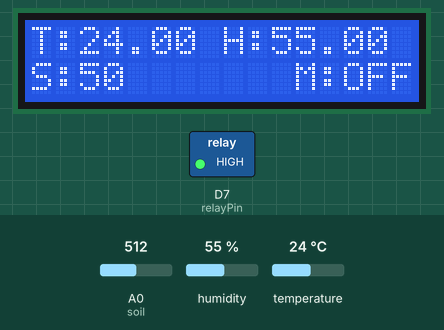
Recording of a sketch running on a simulated ESP8266 (NodeMCU). Parts: 16×2 character LCD, switched loads named in the sketch (green lamp = pin HIGH). The inputs (shaded band) are chosen by the test bench; at power-on: A0 (soil) = 512, humidity 55 %, temperature 24 °C. WiFi joins after 1.5 s; servers stay silent unless stated.

Above: at 6.1 s.
6.2 s: A0 (soil) set to 595
At 7.0 s:
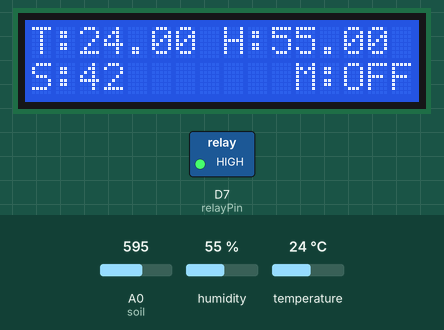
7.7 s: A0 (soil) set to 626
At 8.2 s:
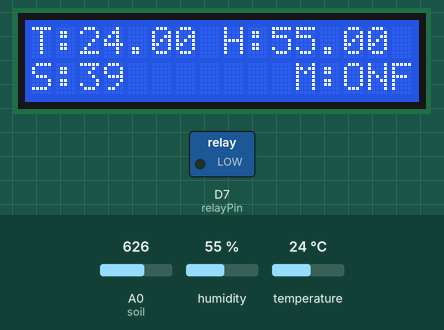
9.2 s: humidity set to 22 %
At 10.1 s:
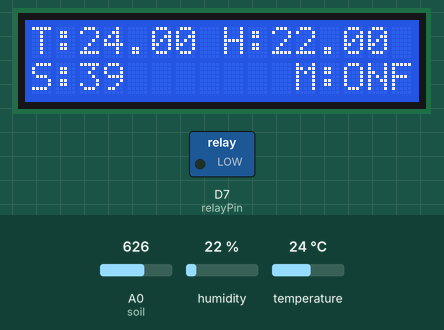
10.7 s: temperature set to 12 °C
At 11.7 s:
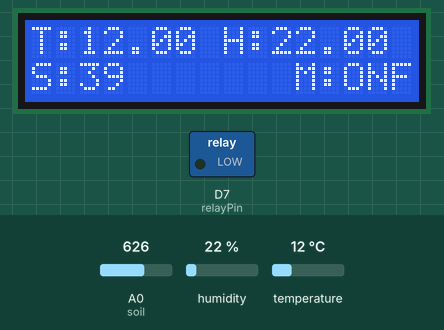
12.8 s: humidity set to 40 %
At 14.5 s:
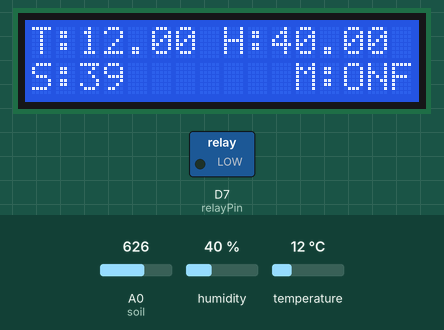
14.9 s: A0 (soil) set to 716
At 16.0 s:
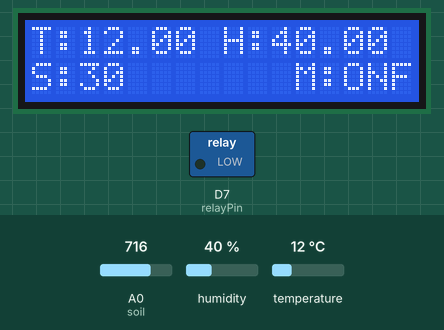
Timing chart, 0 to 17.4 s (numbered marks = the images above; inputs shaded):
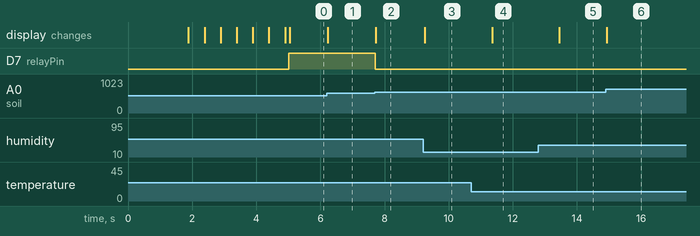

Measured:
- the behaviour switches between 609 and 610 on A0 (soil) (found by bisection; images 1 and 2)
- after the input at 6.2 s, the display: changes at once (image 1)
- after the input at 7.7 s, D7 (relayPin): HIGH → LOW at once; the display: changes at once (image 2)
- after the input at 9.2 s, the display: changes after 0.05 s (image 3)
- after the input at 10.7 s, the display: changes after 0.65 s (image 4)
- after the input at 12.8 s, the display: changes after 0.65 s (image 5)
- after the input at 14.9 s, the display: changes at once (image 6)

The sketch:

code.ino
```cpp
#include <LiquidCrystal_I2C.h>
#define BLYNK_PRINT Serial
#include <ESP8266WiFi.h>
#include <BlynkSimpleEsp8266.h>
#include <DHT.h>

// Initialize the LCD display
LiquidCrystal_I2C lcd(0x27, 16, 2);

char auth[] = "1WkKP1Tg3TQ28zZCYtbxqviy0e9qbUVi";  // Enter your Blynk Auth token
char ssid[] = "Sanjana";         // Enter your WIFI SSID
char pass[] = "98463060";     // Enter your WIFI Password

DHT dht(D4, DHT11);  // D4 for DHT11 Temperature Sensor

#define soil A0       // A0 Soil Moisture Sensor
#define relayPin D7   // D3 Relay Pin

bool isMotorOn = false;

BlynkTimer timer;

void setup() {
  Serial.begin(9600);
  lcd.begin();
  lcd.backlight();
  pinMode(relayPin, OUTPUT);
  digitalWrite(relayPin, LOW);

  Blynk.begin(auth, ssid, pass, "blynk.cloud", 80);
  dht.begin();

  lcd.setCursor(0, 0);
  lcd.print("  Initializing  ");
  for (int a = 5; a <= 10; a++) {
    lcd.setCursor(a, 1);
    lcd.print(".");
    delay(500);
  }
  lcd.clear();
  lcd.setCursor(11, 1);
  lcd.print("M:OFF");

  timer.setInterval(100L, soilMoistureSensor);
  timer.setInterval(100L, DHT11sensor);
}

void DHT11sensor() {
  float h = dht.readHumidity();
  float t = dht.readTemperature();

  if (isnan(h) || isnan(t)) {
    Serial.println("Failed to read from DHT sensor!");
    return;
  }
  Blynk.virtualWrite(V0, t);
  Blynk.virtualWrite(V1, h);

  lcd.setCursor(0, 0);
  lcd.print("T:");
  lcd.print(t);

  lcd.setCursor(8, 0);
  lcd.print("H:");
  lcd.print(h);
}

void soilMoistureSensor() {
  int value = analogRead(soil);
  value = map(value, 0, 1024, 0, 100);
  value = (value - 100) * -1;

  Blynk.virtualWrite(V2, value);
  lcd.setCursor(0, 1);
  lcd.print("S:");
  lcd.print(value);
  lcd.print(" ");

  if (value > 40) { // Adjust the threshold as needed
    digitalWrite(relayPin, HIGH);
    if (!isMotorOn) {
      Blynk.logEvent("motor_off", "Motor is turned off!"); // Send notification when motor is turned on
      isMotorOn = true;
    }
    lcd.setCursor(11, 1);
    lcd.print("M:OFF"); // Turn on the motor
  } else {
    digitalWrite(relayPin, LOW);
    isMotorOn = false;
    Blynk.logEvent("motor_on", "Motor is turned on!");
    lcd.setCursor(11, 1);
    lcd.print("M:ON"); // Turn off the motor
  }
}

void loop() {
  Blynk.run();
  timer.run();
}
```
